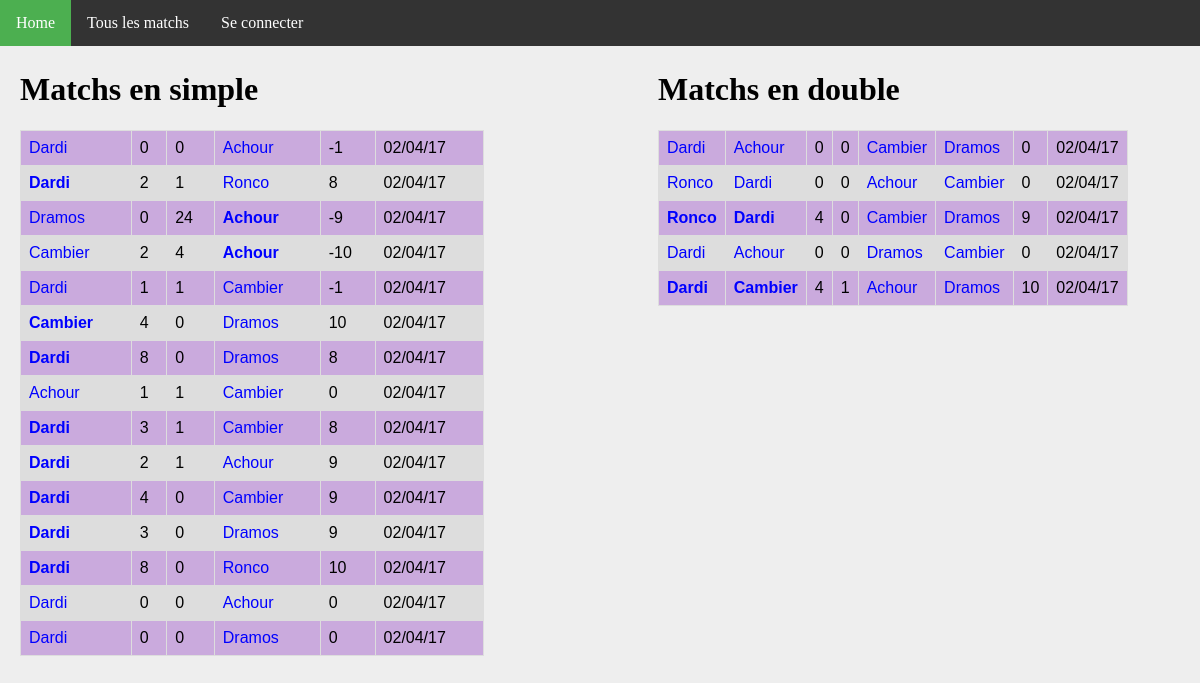
The app's page /matchs/ with its own data.
### ranking/models.py (models this page shows, shortened)
class MatchSimple(models.Model):
    domicile = models.ForeignKey('Joueur', related_name = 'dom')
    exterieur = models.ForeignKey('Joueur', related_name = 'exte')
    date = models.DateTimeField(auto_now=True)
    buts_domicile = models.IntegerField(default=0)
    buts_exterieur = models.IntegerField(default=0)
    points = models.IntegerField(default=0)
    @property
    def winner(self):
        if self.buts_domicile > self.buts_exterieur:
            return 1.
        elif self.buts_domicile < self.buts_exterieur:
            return 0.
        else:
            return 0.5

class Joueur(models.Model):
    user = models.OneToOneField(User, on_delete=models.CASCADE)
    pseudo = models.CharField(max_length = 50, default="Pax lambda")
    simple_score = models.IntegerField(default=500)
    simple_rang = models.IntegerField(default=0)
    simple_victoires = models.IntegerField(default=0)
    simple_nuls = models.IntegerField(default=0)
    simple_defaites = models.IntegerField(default=0)
    simple_buts_pour = models.IntegerField(default=0)
    simple_buts_contre = models.IntegerField(default=0)
    double_score = models.IntegerField(default=500)
    double_rang = models.IntegerField(default=0)
    double_victoires = models.IntegerField(default=0)
    double_nuls = models.IntegerField(default=0)
    double_defaites = models.IntegerField(default=0)
    double_buts_pour = models.IntegerField(default=0)
    double_buts_contre = models.IntegerField(default=0)

class MatchDouble(models.Model):
    domicile_1 = models.ForeignKey('Joueur', related_name = 'dom1')
    domicile_2 = models.ForeignKey('Joueur', related_name = 'dom2')
    exterieur_1 = models.ForeignKey('Joueur', related_name = 'exte1')
    exterieur_2 = models.ForeignKey('Joueur', related_name = 'exte2')
    date = models.DateTimeField(auto_now=True)
    buts_domicile = models.IntegerField(default=0)
    buts_exterieur = models.IntegerField(default=0)
    points = models.IntegerField(default=0)
    @property
    def winner(self):
        if self.buts_domicile > self.buts_exterieur:
            return 1.
        elif self.buts_domicile < self.buts_exterieur:
            return 0.
        else:
            return 0.5

### ranking/views.py (the view)
# urls.py: url(r'^matchs/$', views.all_matchs, name='matchs'),
def all_matchs(request):
    context = {
        'simple_matchs': MatchSimple.objects.order_by('-date').all(),
        'double_matchs': MatchDouble.objects.order_by('-date').all(),
    }
    return render(request, 'all_matchs.html', context)

### ranking/templates/all_matchs.html
{% extends 'base.html' %}
{% block body %}
<div id="column1" style="float:left; margin:0; width:40%;">
    <h1>Matchs en simple</h1>
    <table>
        {% for m in simple_matchs %}
        <tr>
            <td {% if m.winner == 1 %} style='font-weight:bold'{% endif %} >
                <a href="{% url 'joueur' m.domicile.id %}">{{m.domicile.pseudo}}</a>
            </td>
            <td>{{m.buts_domicile}}</td>
            <td>{{m.buts_exterieur}}</td>
            <td {% if m.winner == 0 %} style='font-weight:bold'{% endif %} >
                <a href="{% url 'joueur' m.exterieur.id %}">{{m.exterieur.pseudo}}</a>
            </td>
            <td>{{m.points}}</td>
            <td>{{m.date | date:'d/m/y'}}</td>
        </tr>
        {% endfor %}
    </table>
</div>
<div id="column2" style="float:left; margin-left:15%;width:40%;">
<h1>Matchs en double</h1>
<table>
    {% for m in double_matchs %}
    <tr>
        <td {% if m.winner == 1 %} style='font-weight:bold'{% endif %} >
            <a class="joueur" href="{% url 'joueur' m.domicile_1.id %}">{{m.domicile_1.pseudo}}</a>
        </td>
        <td {% if m.winner == 1 %} style='font-weight:bold'{% endif %} >
            <a class="joueur" href="{% url 'joueur' m.domicile_2.id %}">{{m.domicile_2.pseudo}}</a>
        </td>
        <td>{{m.buts_domicile}}</td>
        <td>{{m.buts_exterieur}}</td>
        <td {% if m.winner == 0 %} style='font-weight:bold'{% endif %} >
            <a class='joueur' href="{% url 'joueur' m.exterieur_1.id %}">{{m.exterieur_1.pseudo}}</a>
        </td>
        <td {% if m.winner == 0 %} style='font-weight:bold'{% endif %} >
            <a class='joueur' href="{% url 'joueur' m.exterieur_2.id %}">{{m.exterieur_2.pseudo}}</a>
        </td>
        <td>{{m.points}}</td>
        <td>{{m.date | date:'d/m/y'}}</td>
    </tr>
    {% endfor %}
</table>
</div>
{% endblock %}

### ranking/static/style.css (style rules this page uses)
a { color: blue; text-decoration: none; }
body { background: #EEEEEE; margin: 0px; }
table { font-family: arial, sans-serif; border-collapse: collapse; width: 100%; }
td, th { border: 1px solid #dddddd; text-align: left; padding: 8px; }
tr:nth-child(even) { background-color: #DDDDDD; }
tr:nth-child(odd) { background-color: #CAAADD; }

### records on screen
MatchSimple: domicile.pseudo "Dardi", buts_domicile "0", buts_exterieur "0", exterieur.pseudo "Achour", points "-1", date "02/04/17"
MatchSimple: domicile.pseudo "Dardi", buts_domicile "2", buts_exterieur "1", exterieur.pseudo "Ronco", points "8", date "02/04/17"
MatchSimple: domicile.pseudo "Dramos", buts_domicile "0", buts_exterieur "24", exterieur.pseudo "Achour", points "-9", date "02/04/17"
MatchSimple: domicile.pseudo "Cambier", buts_domicile "2", buts_exterieur "4", exterieur.pseudo "Achour", points "-10", date "02/04/17"
MatchSimple: domicile.pseudo "Dardi", buts_domicile "1", buts_exterieur "1", exterieur.pseudo "Cambier", points "-1", date "02/04/17"
MatchSimple: domicile.pseudo "Cambier", buts_domicile "4", buts_exterieur "0", exterieur.pseudo "Dramos", points "10", date "02/04/17"
MatchSimple: domicile.pseudo "Dardi", buts_domicile "8", buts_exterieur "0", exterieur.pseudo "Dramos", points "8", date "02/04/17"
MatchSimple: domicile.pseudo "Achour", buts_domicile "1", buts_exterieur "1", exterieur.pseudo "Cambier", points "0", date "02/04/17"
MatchSimple: domicile.pseudo "Dardi", buts_domicile "3", buts_exterieur "1", exterieur.pseudo "Cambier", points "8", date "02/04/17"
MatchSimple: domicile.pseudo "Dardi", buts_domicile "2", buts_exterieur "1", exterieur.pseudo "Achour", points "9", date "02/04/17"
MatchSimple: domicile.pseudo "Dardi", buts_domicile "4", buts_exterieur "0", exterieur.pseudo "Cambier", points "9", date "02/04/17"
MatchSimple: domicile.pseudo "Dardi", buts_domicile "3", buts_exterieur "0", exterieur.pseudo "Dramos", points "9", date "02/04/17"
MatchSimple: domicile.pseudo "Dardi", buts_domicile "8", buts_exterieur "0", exterieur.pseudo "Ronco", points "10", date "02/04/17"
MatchSimple: domicile.pseudo "Dardi", buts_domicile "0", buts_exterieur "0", exterieur.pseudo "Achour", points "0", date "02/04/17"
MatchSimple: domicile.pseudo "Dardi", buts_domicile "0", buts_exterieur "0", exterieur.pseudo "Dramos", points "0", date "02/04/17"
MatchDouble: domicile_1.pseudo "Dardi", domicile_2.pseudo "Achour", buts_domicile "0", buts_exterieur "0", exterieur_1.pseudo "Cambier", exterieur_2.pseudo "Dramos", points "0", date "02/04/17"
MatchDouble: domicile_1.pseudo "Ronco", domicile_2.pseudo "Dardi", buts_domicile "0", buts_exterieur "0", exterieur_1.pseudo "Achour", exterieur_2.pseudo "Cambier", points "0", date "02/04/17"
MatchDouble: domicile_1.pseudo "Ronco", domicile_2.pseudo "Dardi", buts_domicile "4", buts_exterieur "0", exterieur_1.pseudo "Cambier", exterieur_2.pseudo "Dramos", points "9", date "02/04/17"
MatchDouble: domicile_1.pseudo "Dardi", domicile_2.pseudo "Achour", buts_domicile "0", buts_exterieur "0", exterieur_1.pseudo "Dramos", exterieur_2.pseudo "Cambier", points "0", date "02/04/17"
MatchDouble: domicile_1.pseudo "Dardi", domicile_2.pseudo "Cambier", buts_domicile "4", buts_exterieur "1", exterieur_1.pseudo "Achour", exterieur_2.pseudo "Dramos", points "10", date "02/04/17"
